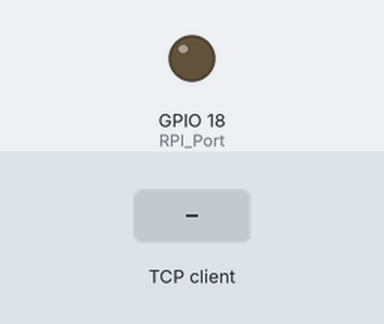
Bench run of a program on a simulated Raspberry Pi (BCM pin numbers). Parts: output pins drawn as LEDs (lit = HIGH). Inputs (shaded band) come from the test bench. One TCP client connects 1 s after the port opens and stays connected; what the program prints to the terminal is not drawn.

Above: at 1.2 s.
1.3 s: the TCP client sends "on"
At 2.4 s:
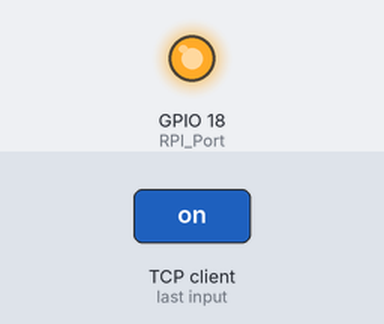
Timing chart, 0 to 4.3 s (numbered marks = the images above; inputs shaded):
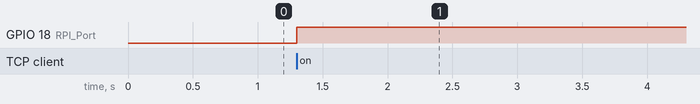

The program:

server.py
```python
# Socket
import socket
server_ip = "" # Ip address of Raspberry PI
server_port = 13000 # The socket port
server = socket.socket() # Create socket server
server.bind((server_ip, server_port)) # Bind socket server to ip address and port
server.listen(5)
print("Server Online")
print(server_ip)

# Raspberry PI
import RPi.GPIO as GPIO
RPI_Port = 18 # Sets Raspberry PI port
GPIO.setmode(GPIO.BCM) # Sets GPIO mode
GPIO.setup(RPI_Port, GPIO.OUT) # Setup Raspberry PI Port

while True: # Loop
    client, addr = server.accept() # Get client on connection
    data = client.recv(1024).decode() or None # Gets and decode data
    client.close() # Close client connection

    if data == "on": # Checks if data equals "on"
        GPIO.output(RPI_Port, GPIO.HIGH)
    elif data == "off": # Checks if data equals "off"
        GPIO.output(RPI_Port, GPIO.LOW)
```

Measured:
- after the input at 1.3 s, GPIO 18 (RPI_Port): LOW → HIGH at once
